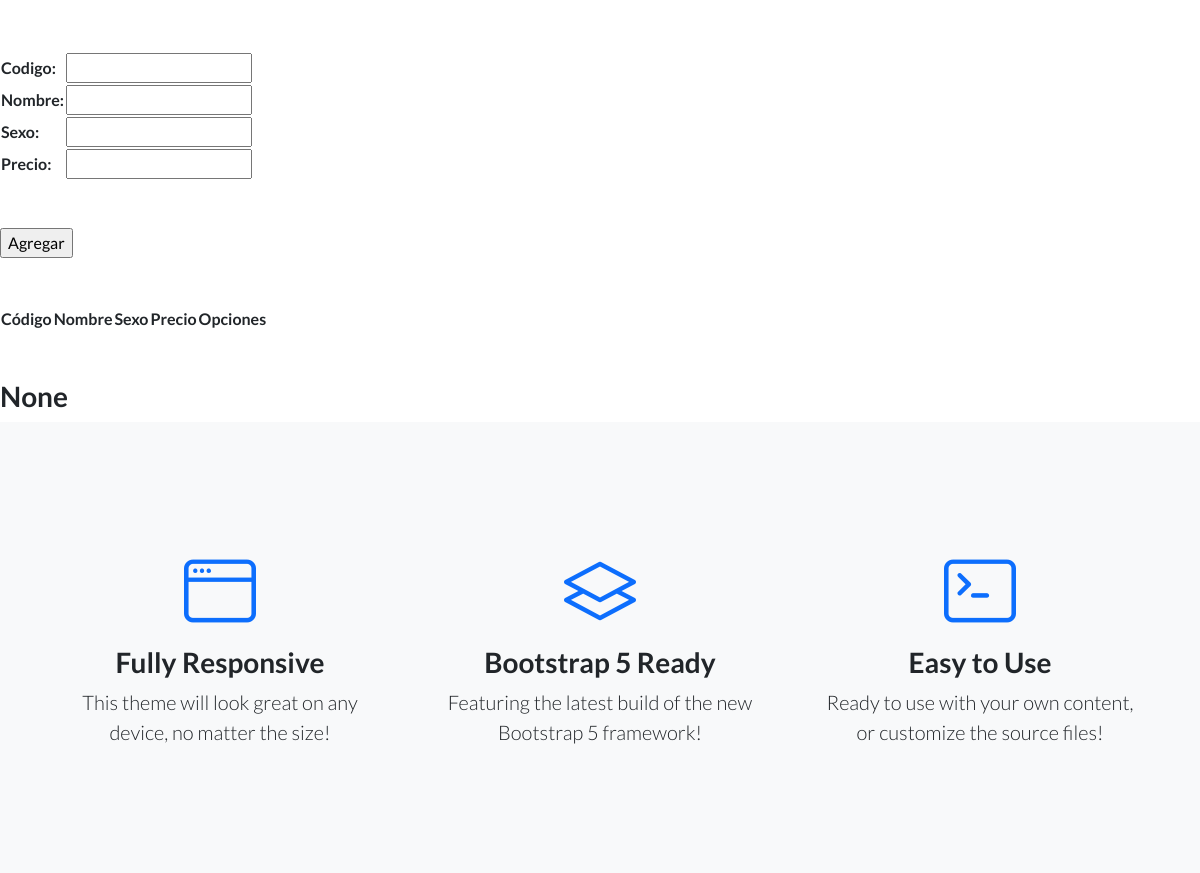
The page /AppCoder/cabello/ (middle part) on the database as committed earlier.
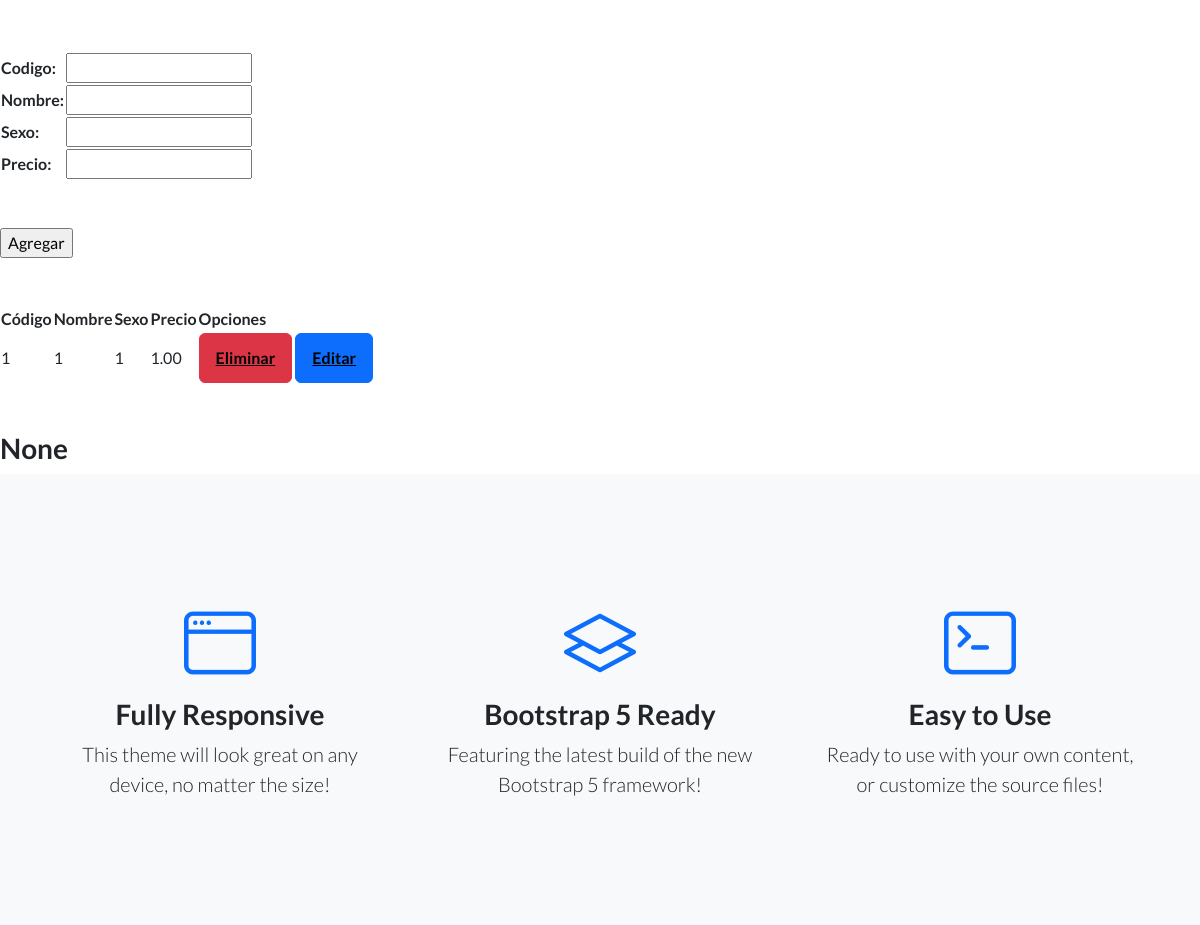
The same page on the database as committed later.
### AppCoder/models.py (models this page shows, shortened)
class Cabello(models.Model):
    Codigo = models.IntegerField()
    Nombre = models.CharField(max_length=50)
    Sexo = models.CharField(max_length=50)
    Precio = models.DecimalField(max_digits=10, decimal_places=2, default=0.00)

### AppCoder/views.py (the view)
# urls.py: path('cabello/', cabello, name = 'cabello'),
def cabello(request):
    if request.method =="POST":
        form=cabello_Formulario(request.POST)
        if form.is_valid():
            info=form.cleaned_data
            codigo = info["Codigo"]
            nombre=info["Nombre"]
            sexo=info["Sexo"]
            precio=info["Precio"]
            cabello = Cabello(Codigo=codigo, Nombre=nombre, Sexo=sexo, Precio=precio)
            cabello.save()
            mensaje = "Produco de Cabello Creado"
        else:
            mensaje = "Datos Inválidos"
    else:
        mensaje = None
    formulario_cabello = cabello_Formulario()
    cabellos = Cabello.objects.all()
    return render(request, "AppCoder/cabello.html", {'formulario':formulario_cabello, 'mensaje': mensaje, 'cabellos':cabellos})

### AppCoder/forms.py
class cabello_Formulario(forms.Form):
    Codigo = forms.IntegerField()
    Nombre = forms.CharField(max_length=50)
    Sexo = forms.CharField(max_length=50)
    Precio = forms.DecimalField(max_digits=10, decimal_places=2)

### AppCoder/templates/AppCoder/cabello.html (shortened to what this page needs)
{% extends 'AppCoder/padre.html' %}
{% load static %}
{% block contenido_que_cambia %}
<br></br>
<form action = '{% url 'cabello' %}' method="POST"> {% csrf_token %}
    <table>
    {{ formulario.as_table }}
    </table>
    <br></br>
    <input type="submit" value="Agregar">
</form>
<br></br>
<table>
    <thead>
      <tr>
        <th>Código</th>
        <th>Nombre</th>
        <th>Sexo</th>
        <th>Precio</th>
        <th>Opciones</th>
      </tr>
    </thead>
    <tbody>
      {% for cabellos in cabellos %}
      <tr>
        <td>{{ cabellos.Codigo }}</td>
        <td>{{ cabellos.Nombre }}</td>
        <td>{{ cabellos.Sexo }}</td>
        <td>{{ cabellos.Precio }}</td>
        <td>
            <a class="btn btn-danger" href="{% url 'eliminarcabello' cabellos.id %}" style = "Color: black;"><u><b>Eliminar</b></u></a>
            <a class="btn btn-primary" href="{% url 'editarcabello' cabellos.id %}" style = "Color: black;"><u><b>Editar</b></u></a>
        </td>
      </tr>
      {% endfor %}
    </tbody>
  </table>
<br></br>
<h3>{{ mensaje }}</h3>
{% endblock %}

Rows that differ between the two databases and show on the page:
added Cabello: Codigo "1", Nombre "1", Sexo "1", Precio "1.00"
